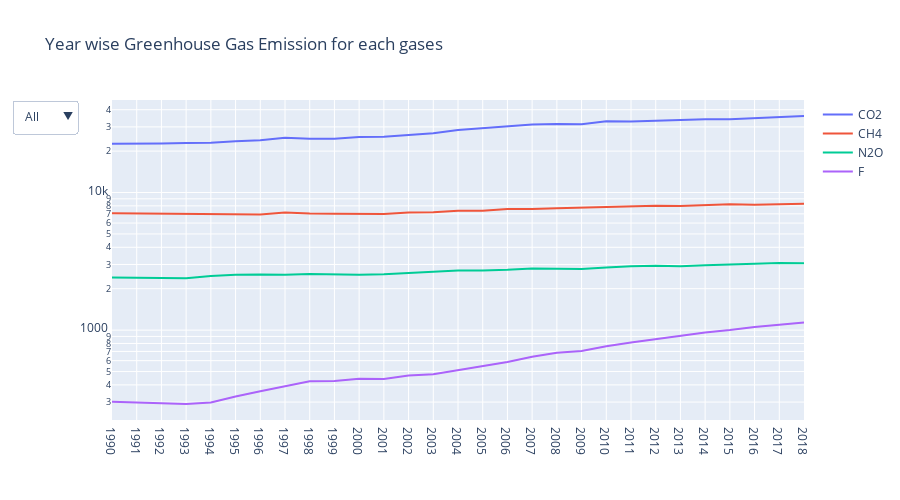

The notebook cell this image was saved under:
### Code cell
multi_plot(df_ghg_gas.T, title="Year wise Greenhouse Gas Emission for each gases")

### Figure 1 — Plotly figure (JSON) as saved in the notebook; plotly's stock layout.template omitted (floating-point values rounded to 4 significant figures)
{"data": [{"name": "CO2", "type": "scatter", "x": ["1990", "1991", "1992", "1993", "1994", "1995", "1996", "1997", "1998", "1999", "2000", "2001", "2002", "2003", "2004", "2005", "2006", "2007", "2008", "2009", "2010", "2011", "2012", "2013", "2014", "2015", "2016", "2017", "2018"], "y": [22590.0, 22790.0, 22760.0, 22890.0, 23020.0, 23640.0, 23950.0, 25020.0, 24590.0, 24640.0, 25300.0, 25380.0, 26130.0, 26940.0, 28440.0, 29280.0, 30510.0, 31200.0, 31470.0, 31390.0, 32920.0, 32820.0, 33220.0, 33810.0, 34150.0, 34080.0, 34720.0, 35140.0, 35990.0]}, {"name": "CH4", "type": "scatter", "x": ["1990", "1991", "1992", "1993", "1994", "1995", "1996", "1997", "1998", "1999", "2000", "2001", "2002", "2003", "2004", "2005", "2006", "2007", "2008", "2009", "2010", "2011", "2012", "2013", "2014", "2015", "2016", "2017", "2018"], "y": [7059.0, 7036.0, 6971.0, 6950.0, 6924.0, 6934.0, 6932.0, 7154.0, 7031.0, 7005.0, 6981.0, 6970.0, 7158.0, 7186.0, 7378.0, 7366.0, 7584.0, 7576.0, 7672.0, 7769.0, 7812.0, 7931.0, 8003.0, 7997.0, 8157.0, 8236.0, 8167.0, 8224.0, 8294.0]}, {"name": "N2O", "type": "scatter", "x": ["1990", "1991", "1992", "1993", "1994", "1995", "1996", "1997", "1998", "1999", "2000", "2001", "2002", "2003", "2004", "2005", "2006", "2007", "2008", "2009", "2010", "2011", "2012", "2013", "2014", "2015", "2016", "2017", "2018"], "y": [2413.0, 2403.0, 2397.0, 2383.0, 2475.0, 2530.0, 2542.0, 2529.0, 2558.0, 2542.0, 2530.0, 2551.0, 2603.0, 2634.0, 2709.0, 2716.0, 2744.0, 2809.0, 2781.0, 2777.0, 2848.0, 2915.0, 2936.0, 2916.0, 2961.0, 2993.0, 3024.0, 3074.0, 3060.0]}, {"name": "F", "type": "scatter", "x": ["1990", "1991", "1992", "1993", "1994", "1995", "1996", "1997", "1998", "1999", "2000", "2001", "2002", "2003", "2004", "2005", "2006", "2007", "2008", "2009", "2010", "2011", "2012", "2013", "2014", "2015", "2016", "2017", "2018"], "y": [302.2, 297.4, 294.5, 290.5, 297.9, 329.4, 359.0, 391.6, 424.9, 426.8, 443.7, 441.6, 467.4, 477.8, 511.8, 542.0, 587.2, 641.5, 684.6, 705.6, 762.2, 812.3, 861.0, 908.9, 962.6, 1001.0, 1054.0, 1095.0, 1136.0]}], "layout": {"height": 500, "title": {"text": "Year wise Greenhouse Gas Emission for each gases"}, "updatemenus": [{"active": 0, "buttons": [{"args": [{"showlegend": true, "title": "All", "visible": [true, true, true, true]}], "label": "All", "method": "update"}, {"args": [{"showlegend": true, "title": "CO2", "visible": [true, false, false, false]}], "label": "CO2", "method": "update"}, {"args": [{"showlegend": true, "title": "CH4", "visible": [false, true, false, false]}], "label": "CH4", "method": "update"}, {"args": [{"showlegend": true, "title": "N2O", "visible": [false, false, true, false]}], "label": "N2O", "method": "update"}, {"args": [{"showlegend": true, "title": "F", "visible": [false, false, false, true]}], "label": "F", "method": "update"}]}], "yaxis": {"type": "log"}}}
